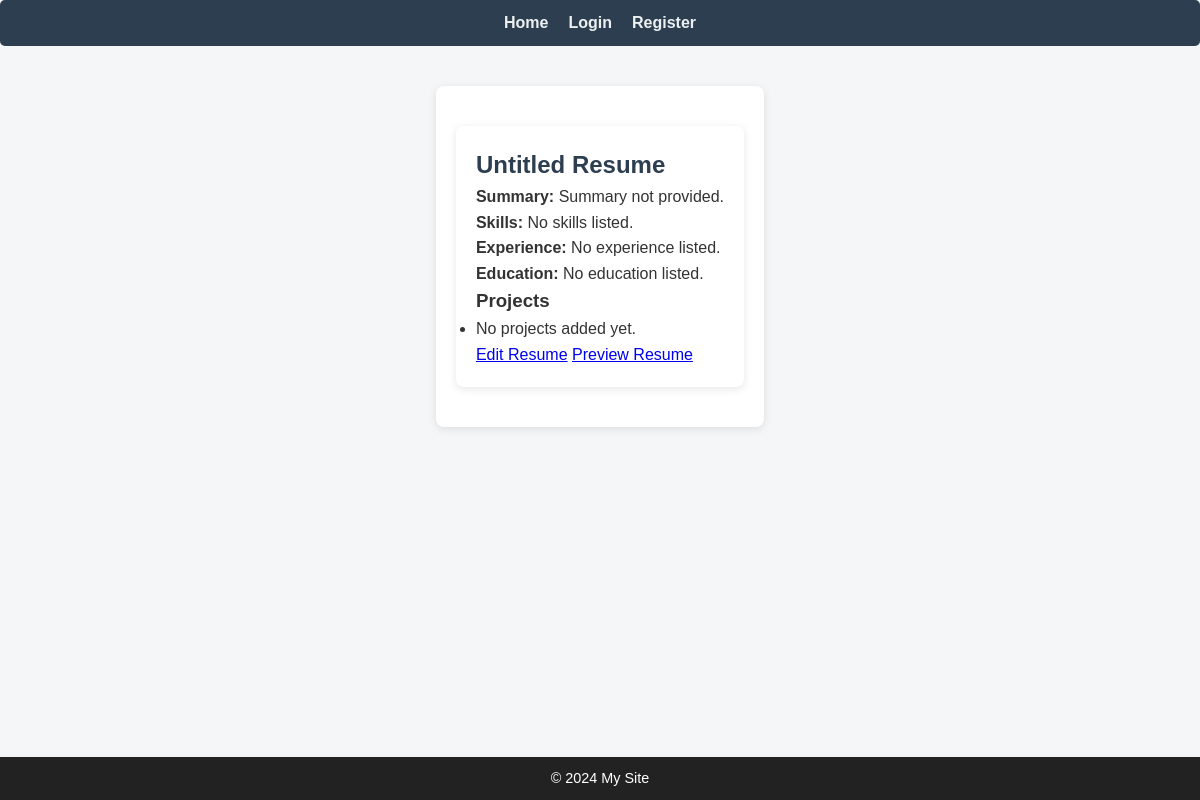
Screenshot of /resumes/resume/1/ with the database file from the repository.
### resumes/models.py (models this page shows, shortened)
class Resume(models.Model):
    user = models.ForeignKey(User, on_delete=models.CASCADE, related_name='resume')
    title = models.CharField(max_length=200, default='Untitled Resume')  # Default title
    summary = models.TextField(default='Summary not provided.')           # Default summary
    skills = models.TextField(default='No skills listed.')                # Default skills
    experience = models.TextField(default='No experience listed.')        # Default experience
    education = models.TextField(default='No education listed.')          # Default education
    created_at = models.DateTimeField(auto_now_add=True)
    template = models.ForeignKey(ResumeTemplate, on_delete=models.SET_NULL, null=True, blank=True)
    approved = models.BooleanField(default=False)

### resumes/views.py (the view)
# urls.py: path('resume/<int:id>/', views.resume_detail, name='resume_detail'),
def resume_detail(request, id):
    resume = get_object_or_404(Resume, id=id)
    return render(request, 'resume_detail.html', {'resume': resume})

### resumes/templates/resume_detail.html
{% extends 'base.html' %}
{% block content %}
  <div class="container mt-5">
    <h2>{{ resume.title }}</h2>
    <p><strong>Summary:</strong> {{ resume.summary }}</p>
    <p><strong>Skills:</strong> {{ resume.skills }}</p>
    <p><strong>Experience:</strong> {{ resume.experience }}</p>
    <p><strong>Education:</strong> {{ resume.education }}</p>
    <h3>Projects</h3>
    <ul>
      {% for project in resume.projects.all %}
        <li><strong>{{ project.title }}</strong>: {{ project.description }} <br>
        <a href="{{ project.github_url }}" target="_blank">{{ project.github_url }}</a></li>
      {% empty %}
        <li>No projects added yet.</li>
      {% endfor %}
    </ul>
    <a href="{% url 'edit_resume' resume.id %}" class="btn btn-primary">Edit Resume</a>
    <a href="{% url 'resume_preview' resume.id %}" class="btn btn-info">Preview Resume</a>
  </div>
{% endblock %}

### users/templates/base.html (style rules this page uses)
* { box-sizing: border-box; margin: 0; padding: 0; font-family: Arial, sans-serif; }
body { line-height: 1.6; background-color: #f4f6f8; color: #333; display: flex; flex-direction: column; min-height: 100vh; }
.container { max-width: 800px; margin: 20px auto; background-color: #fff; padding: 20px; border-radius: 8px; box-shadow: 0 2px 8px rgba(0, 0, 0, 0.1); }
h1, h2 { color: #2c3e50; }

### rows the page displays
Resume: title "Untitled Resume", summary "Summary not provided.", skills "No skills listed.", experience "No experience listed.", education "No education listed."
